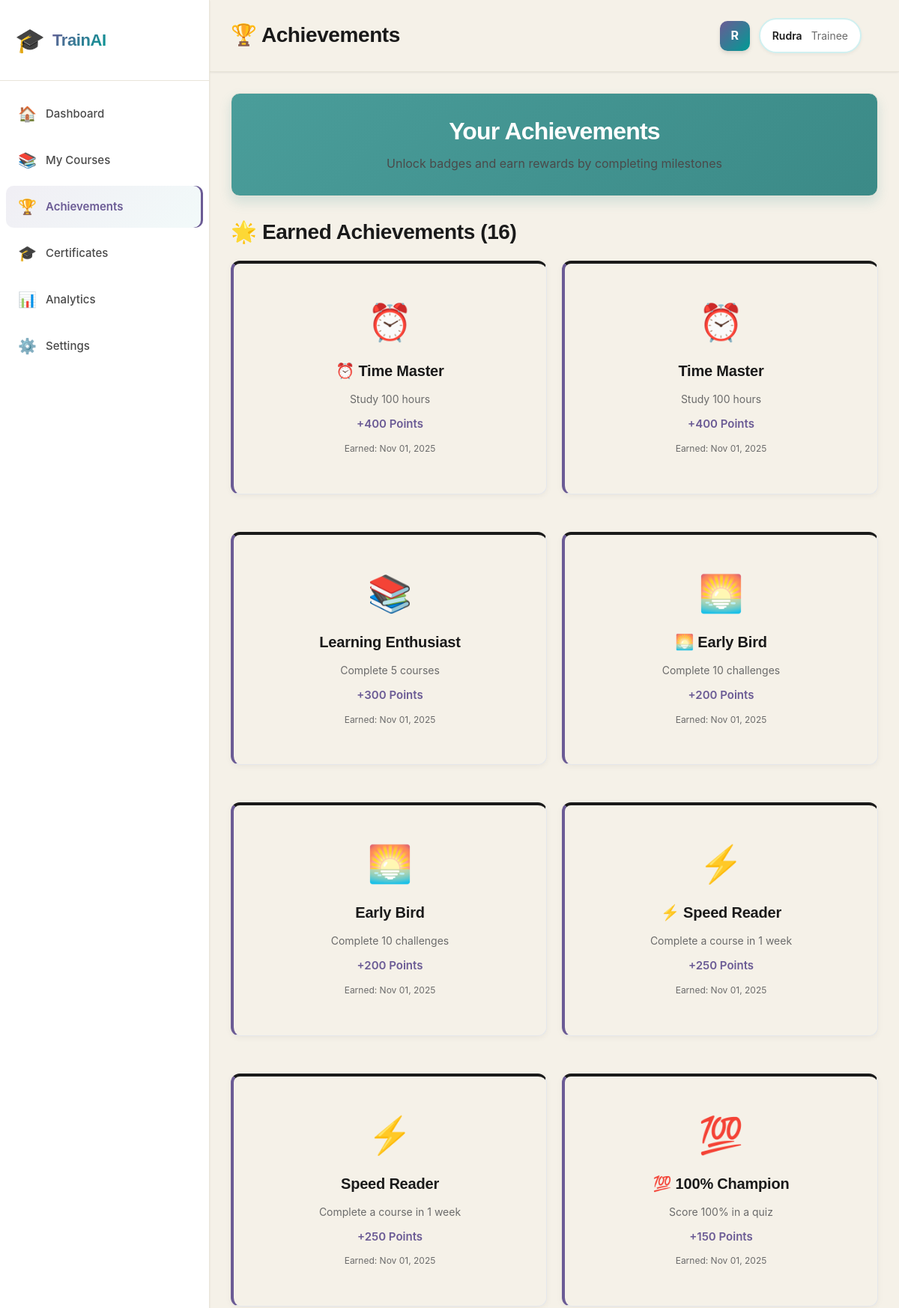
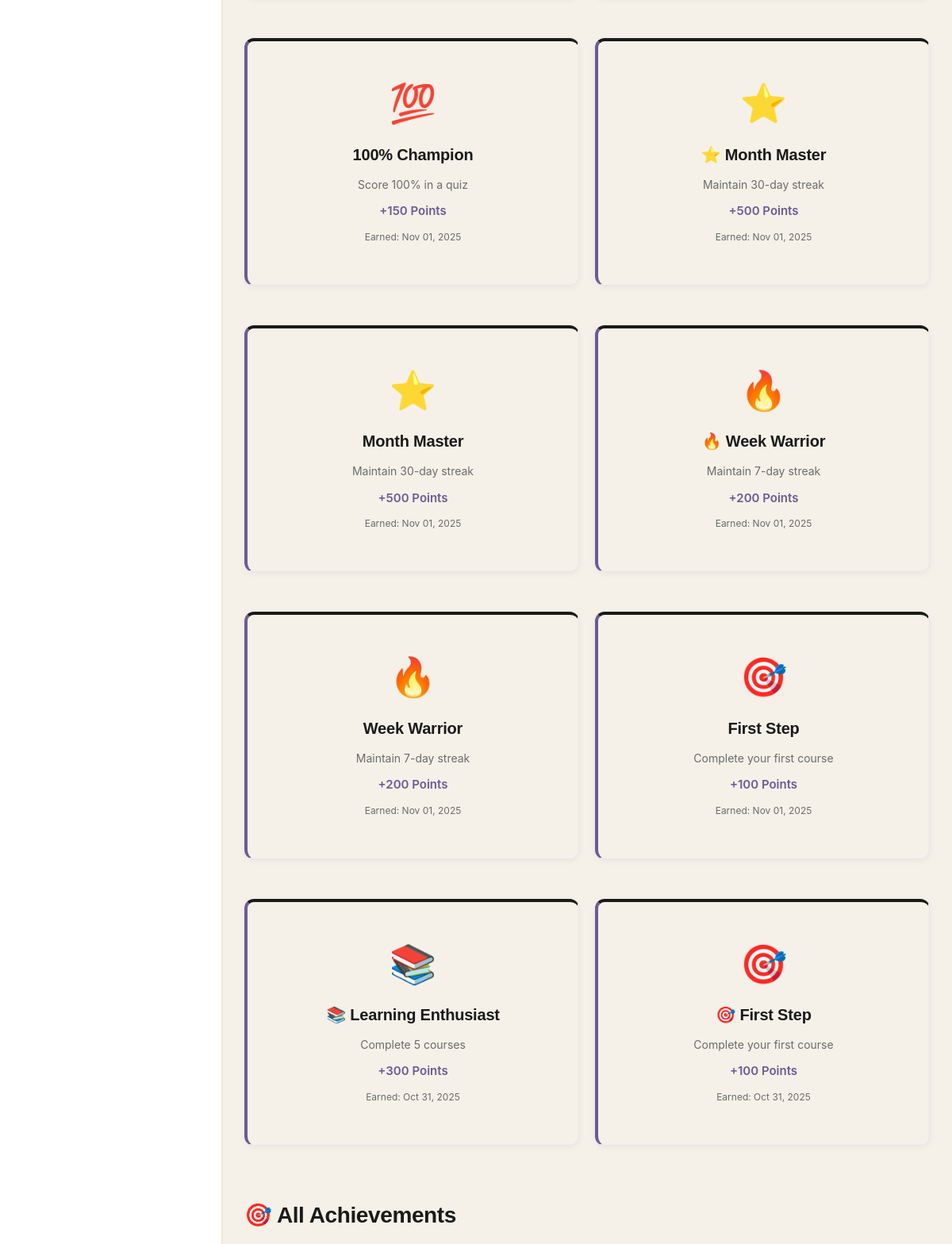
/pages/trainee/achievements.php (signed in, upper part), run on the app's committed database (2 pictures, top to bottom).
### tables this page shows
CREATE TABLE `user_achievements` (
  `user_achievement_id` int(11) NOT NULL,
  `user_id` int(11) NOT NULL,
  `achievement_id` int(11) NOT NULL,
  `earned_at` timestamp NOT NULL DEFAULT current_timestamp()
);

CREATE TABLE `achievements` (
  `achievement_id` int(11) NOT NULL,
  `achievement_name` varchar(100) NOT NULL,
  `achievement_icon` varchar(10) DEFAULT NULL,
  `description` text DEFAULT NULL,
  `condition_type` varchar(50) DEFAULT NULL,
  `condition_value` int(11) DEFAULT NULL,
  `points_reward` int(11) DEFAULT 0
);

### pages/trainee/achievements.php (the view, shortened to what this page needs)
<?php
$user_id = $_SESSION['user_id'];
$first_name = $_SESSION['first_name'] ?? 'User';
try {
    $pdo = getDBConnection();
    $stmt = $pdo->prepare("
        SELECT ua.earned_at, a.achievement_name, a.achievement_icon, a.description, a.points_reward
        FROM user_achievements ua
        JOIN achievements a ON ua.achievement_id = a.achievement_id
        WHERE ua.user_id = ?
        ORDER BY ua.earned_at DESC
    ");
    $stmt->execute([$user_id]);
    $achievements = $stmt->fetchAll();
} catch (Exception $e) {
    $achievements = [];
    $all_achievements = [];
}
?>
<!DOCTYPE html>
<html lang="en">
<head>
    <link rel="stylesheet" href="../../assets/css/dashboard.css">
</head>
<body>
    <div class="sidebar">
        <div class="sidebar-header">
            <a href="../../dashboard/trainee/" class="sidebar-logo">
                <span class="logo-icon">🎓</span>
                <span class="logo-text">TrainAI</span>
            </a>
        </div>
        <nav class="sidebar-nav">
            <a href="../../dashboard/trainee/" class="nav-item">
                <span class="nav-icon">🏠</span>
                <span class="nav-text">Dashboard</span>
            </a>
            <a href="../../pages/trainee/my-courses.php" class="nav-item">
                <span class="nav-icon">📚</span>
                <span class="nav-text">My Courses</span>
            </a>
            <a href="../../pages/trainee/achievements.php" class="nav-item active">
                <span class="nav-icon">🏆</span>
                <span class="nav-text">Achievements</span>
            </a>
            <a href="../../pages/trainee/certificates.php" class="nav-item">
                <span class="nav-icon">🎓</span>
                <span class="nav-text">Certificates</span>
            </a>
            <a href="../../pages/trainee/analytics.php" class="nav-item">
                <span class="nav-icon">📊</span>
                <span class="nav-text">Analytics</span>
            </a>
            <a href="../../pages/trainee/settings.php" class="nav-item">
                <span class="nav-icon">⚙️</span>
                <span class="nav-text">Settings</span>
            </a>
        </nav>
    </div>
    <div class="main-content">
        <div class="topbar">
            <div class="topbar-left">
                <h2 style="margin: 0; color: var(--text-primary);">🏆 Achievements</h2>
            </div>
            <div class="topbar-right">
                <div class="user-profile">
                    <div class="user-avatar"><?php echo strtoupper(substr($first_name, 0, 1)); ?></div>
                    <div class="user-info">
                        <p class="user-name"><?php echo htmlspecialchars($first_name); ?></p>
                        <p class="user-level">Trainee</p>
                    </div>
                </div>
            </div>
        </div>
        <div class="dashboard-container">
            <div class="welcome-banner">
                <div class="banner-content">
                    <h1>Your Achievements</h1>
                    <p>Unlock badges and earn rewards by completing milestones</p>
                </div>
            </div>
            <div style="margin-top: 30px;">
                <h2 style="margin-bottom: 20px; color: var(--text-primary);">🌟 Earned Achievements (<?php echo count($achievements); ?>)</h2>
                <?php if (count($achievements) > 0): ?>
                    <div style="display: grid; grid-template-columns: repeat(auto-fill, minmax(280px, 1fr)); gap: 20px; margin-bottom: 40px;">
                        <?php foreach ($achievements as $ach): ?>
                        <div class="card premium-card" style="border-left: 4px solid var(--accent-primary);">
                            <div style="padding: 20px; text-align: center;">
                                <div style="font-size: 48px; margin-bottom: 10px;"><?php echo htmlspecialchars($ach['achievement_icon']); ?></div>
                                <h3 style="margin: 10px 0; color: var(--text-primary);">
                                    <?php echo htmlspecialchars($ach['achievement_name']); ?>
                                </h3>
                                <p style="margin: 10px 0; color: var(--text-muted); font-size: 0.875rem;">
                                    <?php echo htmlspecialchars($ach['description']); ?>
                                </p>
                                <p style="margin: 10px 0; color: var(--accent-primary); font-weight: 600;">
                                    +<?php echo htmlspecialchars($ach['points_reward']); ?> Points
                                </p>
                                <p style="margin: 10px 0; color: var(--text-muted); font-size: 0.75rem;">
                                    Earned: <?php echo date('M d, Y', strtotime($ach['earned_at'])); ?>
                                </p>
                            </div>
                        </div>
                        <?php endforeach; ?>
                    </div>
                <?php endif; ?>
                <h2 style="margin: 40px 0 20px 0; color: var(--text-primary);">🎯 All Achievements</h2>
            </div>
        </div>
    </div>
</body>
</html>

### data on the page
user_achievements: achievement.achievement_icon "⏰", achievement.achievement_name "⏰ Time Master", achievement.description "Study 100 hours", achievement.points_reward "400", earned_at "Nov 01, 2025"
user_achievements: achievement.achievement_icon "⏰", achievement.achievement_name "Time Master", achievement.description "Study 100 hours", achievement.points_reward "400", earned_at "Nov 01, 2025"
user_achievements: achievement.achievement_icon "📚", achievement.achievement_name "Learning Enthusiast", achievement.description "Complete 5 courses", achievement.points_reward "300", earned_at "Nov 01, 2025"
user_achievements: achievement.achievement_icon "🌅", achievement.achievement_name "🌅 Early Bird", achievement.description "Complete 10 challenges", achievement.points_reward "200", earned_at "Nov 01, 2025"
user_achievements: achievement.achievement_icon "🌅", achievement.achievement_name "Early Bird", achievement.description "Complete 10 challenges", achievement.points_reward "200", earned_at "Nov 01, 2025"
user_achievements: achievement.achievement_icon "⚡", achievement.achievement_name "⚡ Speed Reader", achievement.description "Complete a course in 1 week", achievement.points_reward "250", earned_at "Nov 01, 2025"
user_achievements: achievement.achievement_icon "⚡", achievement.achievement_name "Speed Reader", achievement.description "Complete a course in 1 week", achievement.points_reward "250", earned_at "Nov 01, 2025"
user_achievements: achievement.achievement_icon "💯", achievement.achievement_name "💯 100% Champion", achievement.description "Score 100% in a quiz", achievement.points_reward "150", earned_at "Nov 01, 2025"
user_achievements: achievement.achievement_icon "💯", achievement.achievement_name "100% Champion", achievement.description "Score 100% in a quiz", achievement.points_reward "150", earned_at "Nov 01, 2025"
user_achievements: achievement.achievement_icon "⭐", achievement.achievement_name "⭐ Month Master", achievement.description "Maintain 30-day streak", achievement.points_reward "500", earned_at "Nov 01, 2025"
user_achievements: achievement.achievement_icon "⭐", achievement.achievement_name "Month Master", achievement.description "Maintain 30-day streak", achievement.points_reward "500", earned_at "Nov 01, 2025"
user_achievements: achievement.achievement_icon "🔥", achievement.achievement_name "🔥 Week Warrior", achievement.description "Maintain 7-day streak", achievement.points_reward "200", earned_at "Nov 01, 2025"
user_achievements: achievement.achievement_icon "🔥", achievement.achievement_name "Week Warrior", achievement.description "Maintain 7-day streak", achievement.points_reward "200", earned_at "Nov 01, 2025"
user_achievements: achievement.achievement_icon "🎯", achievement.achievement_name "First Step", achievement.description "Complete your first course", achievement.points_reward "100", earned_at "Nov 01, 2025"
user_achievements: achievement.achievement_icon "📚", achievement.achievement_name "📚 Learning Enthusiast", achievement.description "Complete 5 courses", achievement.points_reward "300", earned_at "Oct 31, 2025"
user_achievements: achievement.achievement_icon "🎯", achievement.achievement_name "🎯 First Step", achievement.description "Complete your first course", achievement.points_reward "100", earned_at "Oct 31, 2025"

### other printed values
substr($first_name, 0, 1) "R"
$first_name "Rudra"
count($achievements) "16"
